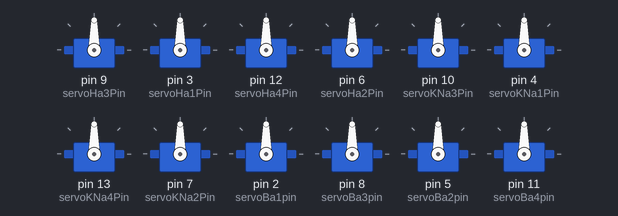
Bench run of a sketch on a simulated Arduino Uno, built with avr-gcc and run on an emulated ATmega328P. Parts: 12 × servo. What the sketch prints to the serial monitor is not drawn.

Above: at 1.55 s.
At 5.1 s:
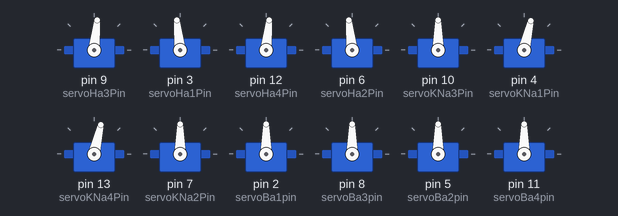
At 5.6 s:
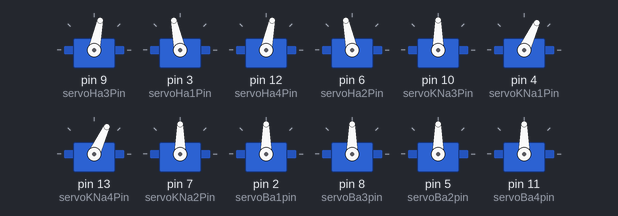
At 6.65 s:
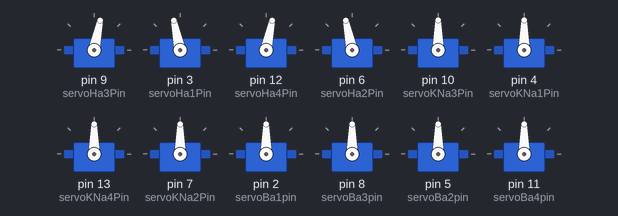
Timing chart, 0 to 8.6 s (numbered marks = the images above):
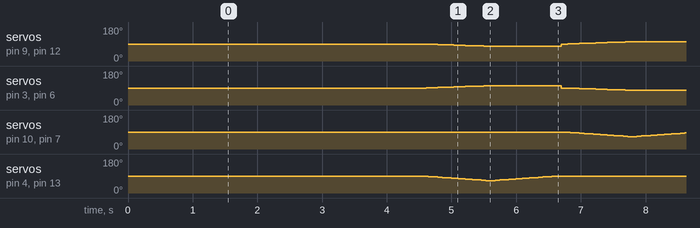

Measured:
- by itself, servo on pin 3 (servoHa1Pin), servo on pin 6 (servoHa2Pin): moves between 78° and 102°, repeating every 5.5 s

The sketch:

ref.ino
```cpp
#include <Servo.h>

Servo servoBa1;
Servo servoBa2;
Servo servoBa3;
Servo servoBa4;

Servo servoHa1;
Servo servoHa2;
Servo servoHa3;
Servo servoHa4;

Servo servoKNa1;
Servo servoKNa2;
Servo servoKNa3;
Servo servoKNa4;

const int servoBa1pin = 2;   //front right
const int servoBa2pin = 5;   //front left
const int servoBa3pin = 8;   //back right
const int servoBa4pin = 11;  //back left

const int servoHa1Pin = 3;   // Front Right
const int servoHa2Pin = 6;   // front left
const int servoHa3Pin = 9;   // back right
const int servoHa4Pin = 12;  // back Left

const int servoKNa1Pin = 4;   // Front Right
const int servoKNa2Pin = 7;   // front left
const int servoKNa3Pin = 10;  // back right
const int servoKNa4Pin = 13;  // back Left

void walkForward() {

  for (int step = 0; step < 10; step++) {

    //---------------- STEP 1 ----------------//
    // Simultaneously micro-swing hips and micro-lift knee pair A (1 & 4)
    // Reduced angle movement limits used for tight, smooth strides
    for (int i = 0; i <= 30; i++) {
      int progressHA = map(i, 0, 30, 0, 12);  // Small hip swing angle (12 deg)
      int progressKN = map(i, 0, 30, 0, 25);  // Low knee lift angle (25 deg)

      servoHa1.write(90 + progressHA);
      servoHa4.write(90 - progressHA);
      servoHa2.write(90 + progressHA);
      servoHa3.write(90 - progressHA);

      servoKNa1.write(90 - progressKN);
      servoKNa4.write(90 - progressKN);

      delay(35); // Increased delay per increment for slower, seamless speed
    }

    // Lower Knee Pair A back to the ground smoothly
    for (int i = 30; i >= 0; i--) {
      int progressKN = map(i, 0, 30, 0, 25);
      servoKNa1.write(90 - progressKN);
      servoKNa4.write(90 - progressKN);
      delay(35);
    }

    //---------------- STEP 2 ----------------//
    // Simultaneously micro-swing hips opposite and micro-lift knee pair B (2 & 3)
    for (int i = 0; i <= 30; i++) {
      int progressHA = map(i, 0, 30, 0, 12);  // Small hip swing angle (12 deg)
      int progressKN = map(i, 0, 30, 0, 25);  // Low knee lift angle (25 deg)

      servoHa2.write(90 - progressHA);
      servoHa3.write(90 + progressHA);
      servoHa1.write(90 - progressHA);
      servoHa4.write(90 + progressHA);

      servoKNa2.write(90 - progressKN);
      servoKNa3.write(90 - progressKN);

      delay(35); // Slower movement speed
    }

    // Lower Knee Pair B back to the ground smoothly
    for (int i = 30; i >= 0; i--) {
      int progressKN = map(i, 0, 30, 0, 25);
      servoKNa2.write(90 - progressKN);
      servoKNa3.write(90 - progressKN);
      delay(35);
    }

    //---------------- Return Center ----------------//
    // Smoothly shift hips back to their center baseline position
    for (int i = 30; i >= 0; i--) {
      int progressHA = map(i, 0, 30, 0, 12);

      servoHa1.write(90 + progressHA);
      servoHa2.write(90 + progressHA);
      servoHa3.write(180 - (90 + progressHA));
      servoHa4.write(180 - (90 + progressHA));

      delay(35);
    }
  }
}

/***********************Setup**************************/
void setup() {
  Serial.begin(115200);

  servoHa3.attach(servoHa3Pin);
  servoHa1.attach(servoHa1Pin);
  servoHa4.attach(servoHa4Pin);
  servoHa2.attach(servoHa2Pin);

  servoKNa3.attach(servoKNa3Pin);
  servoKNa1.attach(servoKNa1Pin);
  servoKNa4.attach(servoKNa4Pin);
  servoKNa2.attach(servoKNa2Pin);

  servoBa1.attach(servoBa1pin);
  servoBa3.attach(servoBa3pin);
  servoBa2.attach(servoBa2pin);
  servoBa4.attach(servoBa4pin);

  // Set all connected servos to initial 90 degree home position
  servoBa1.write(90); servoBa2.write(90); servoBa3.write(90); servoBa4.write(90);
  servoHa1.write(90); servoHa2.write(90); servoHa3.write(90); servoHa4.write(90);
  servoKNa1.write(90); servoKNa2.write(90); servoKNa3.write(90); servoKNa4.write(90);

  Serial.println("Quadruped Robot Started");
  delay(1500); // Short buffer to let layout stabilize
}

void loop() {
  delay(500);

  //Sit();
  delay(500);

  //Stand();
  delay(500);

  //Set();
  delay(500);

  //Handshake();
  delay(500);

  //Set();
  delay(500);

  walkForward();
  delay(500);

  //Set();
  delay(500);

  //walkBackward();
  delay(500);

  //Set();
  delay(500);

  //Leftmove();
  delay(500);

  //Set();
  delay(500);

  //Rightmove();
  delay(500);

  //Set();
  delay(500);
}
```
